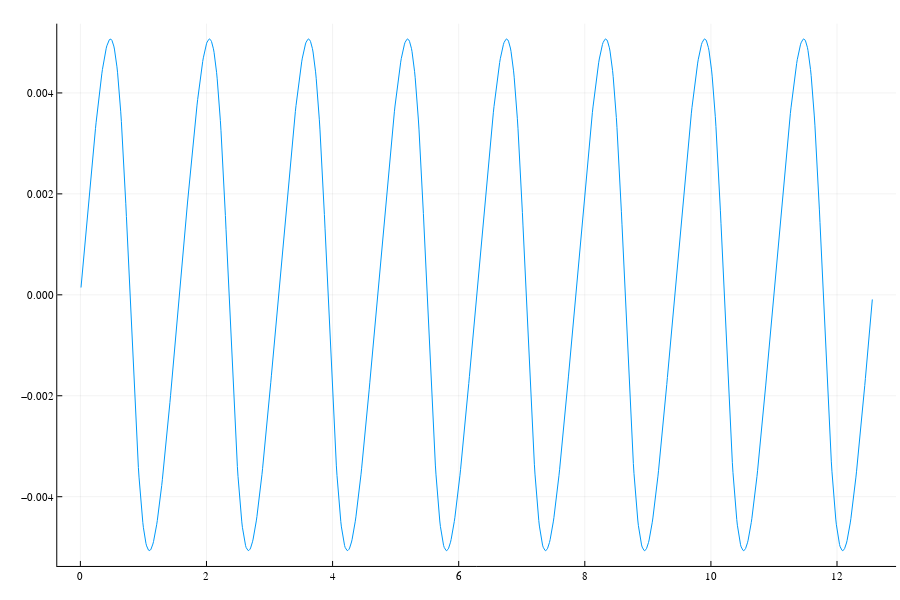

Notebook code cell kept with this figure:
### Code cell
plotly()
plot(imrange, imag.(DQPT_O1))

### Figure 1 — Plotly figure (JSON) as saved in the notebook; plotly's stock layout.template omitted (floating-point values rounded to 4 significant figures; data arrays with more than 128 entries replaced by an {"elided": "..."} marker saying what was removed)
{"data": [{"colorbar": {"len": 0.9684, "title": "", "x": 0.9956, "y": 0.5093}, "legendgroup": "", "line": {"color": "rgba(0, 154, 250, 1.000)", "dash": "solid", "shape": "linear", "width": 1}, "mode": "lines", "name": "", "showlegend": false, "type": "scatter", "x": {"elided": "1256 float values"}, "xaxis": "x", "y": {"elided": "1256 float values"}, "yaxis": "y"}], "layout": {"annotations": [], "height": 600, "legend": {"bgcolor": "rgba(255, 255, 255, 1.000)", "bordercolor": "rgba(0, 0, 0, 1.000)", "borderwidth": 1, "font": {"color": "rgba(0, 0, 0, 1.000)", "family": "Computer Modern", "size": 11}, "title": {"font": {"color": "rgba(0, 0, 0, 1.000)", "family": "Computer Modern", "size": 15}, "text": ""}, "tracegroupgap": 0, "traceorder": "normal", "x": 1, "xanchor": "auto", "y": 1, "yanchor": "auto"}, "margin": {"b": 20, "l": 0, "r": 0, "t": 20}, "paper_bgcolor": "rgba(255, 255, 255, 1.000)", "plot_bgcolor": "rgba(255, 255, 255, 1.000)", "showlegend": true, "width": 900, "xaxis": {"anchor": "y", "domain": [0.06363, 0.9956], "gridcolor": "rgba(0, 0, 0, 0.100)", "gridwidth": 0.5, "linecolor": "rgba(0, 0, 0, 1.000)", "mirror": false, "range": [-0.3665, 12.94], "showgrid": true, "showline": true, "showticklabels": true, "tickangle": 0, "tickcolor": "rgb(0, 0, 0)", "tickfont": {"color": "rgba(0, 0, 0, 1.000)", "family": "Computer Modern", "size": 11}, "tickmode": "array", "ticks": "inside", "ticktext": ["0", "2", "4", "6", "8", "10", "12"], "tickvals": [0, 2, 4, 6, 8, 10, 12], "title": "", "titlefont": {"color": "rgba(0, 0, 0, 1.000)", "family": "Computer Modern", "size": 15}, "type": "-", "visible": true, "zeroline": false, "zerolinecolor": "rgba(0, 0, 0, 1.000)"}, "yaxis": {"anchor": "x", "domain": [0.02508, 0.9934], "gridcolor": "rgba(0, 0, 0, 0.100)", "gridwidth": 0.5, "linecolor": "rgba(0, 0, 0, 1.000)", "mirror": false, "range": [-0.005372, 0.005372], "showgrid": true, "showline": true, "showticklabels": true, "tickangle": 0, "tickcolor": "rgb(0, 0, 0)", "tickfont": {"color": "rgba(0, 0, 0, 1.000)", "family": "Computer Modern", "size": 11}, "tickmode": "array", "ticks": "inside", "ticktext": ["−0.004", "−0.002", "0.000", "0.002", "0.004"], "tickvals": [-0.004, -0.002, 0, 0.002, 0.004], "title": "", "titlefont": {"color": "rgba(0, 0, 0, 1.000)", "family": "Computer Modern", "size": 15}, "type": "-", "visible": true, "zeroline": false, "zerolinecolor": "rgba(0, 0, 0, 1.000)"}}}
